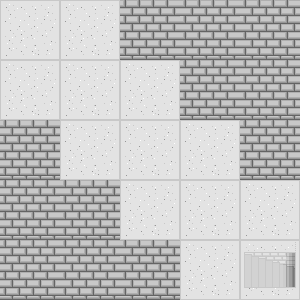

This is a level from a 2D game, rendered from its Tiled map with the project's own tilesets. A one-line summary and the complete map file follow:
An orthogonal 5x5 tile map with 60x60 px tiles, 2 tile layers (Floor, Objects), 1 hidden layer not drawn.

<map version="1.2" tiledversion="1.2.3" orientation="orthogonal" renderorder="right-down" width="5" height="5" tilewidth="60" tileheight="60" infinite="0" nextlayerid="4" nextobjectid="1">
 <tileset firstgid="1" source="../data/objects.tsx" />
 <layer id="3" name="Hidden Traps" width="5" height="5" visible="0">
  <data encoding="csv">
0,0,0,0,0,
0,0,0,0,0,
0,0,0,0,0,
0,0,0,0,0,
0,0,0,0,0
</data>
 </layer>
 <layer id="1" name="Floor" width="5" height="5">
  <data encoding="csv">
2,2,2,2,2,
2,2,2,2,2,
2,2,2,2,2,
2,2,2,2,2,
2,2,2,2,2
</data>
 </layer>
 <layer id="2" name="Objects" width="5" height="5">
  <data encoding="csv">
0,0,5,5,5,
0,0,0,5,5,
5,0,0,0,5,
5,5,0,0,0,
5,5,5,0,7
</data>
 </layer>
</map>
